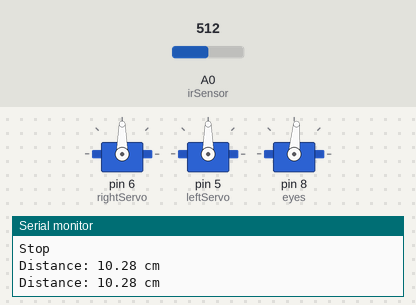
Bench run of a sketch on a simulated Arduino Uno, built with avr-gcc and run on an emulated ATmega328P. On the bench: 3 × servo, the last lines printed to the serial monitor. The test bench sets the inputs (shaded band); at power-on: A0 (irSensor) = 512.

Above: at 1.4 s.
1.5 s: A0 (irSensor) set to 366
5.3 s: A0 (irSensor) set to 340
At 5.7 s:
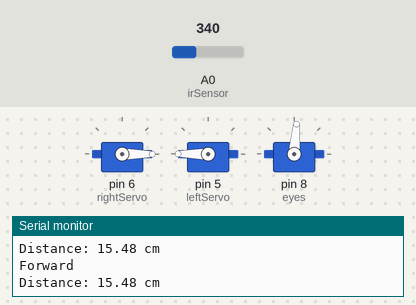
6.8 s: A0 (irSensor) set to 511
At 9.2 s:
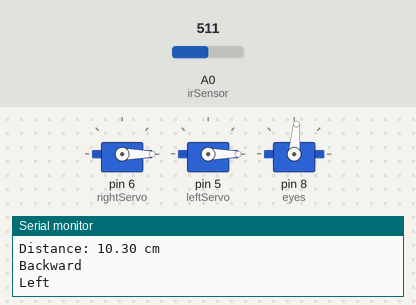
10.3 s: A0 (irSensor) set to 306
At 11.04 s:
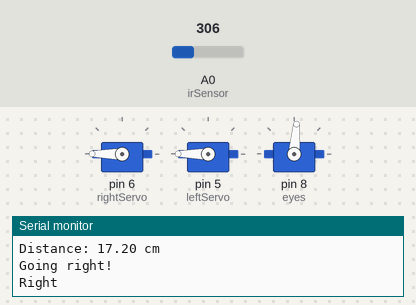
12.6 s: A0 (irSensor) set to 716
At 13.2 s:
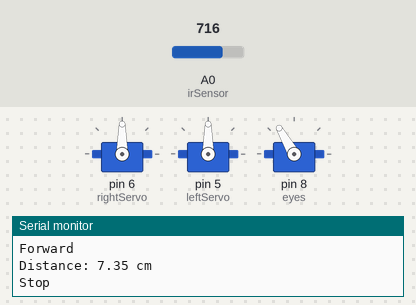
Timing chart, 0 to 17.1 s (numbered marks = the images above; inputs shaded):
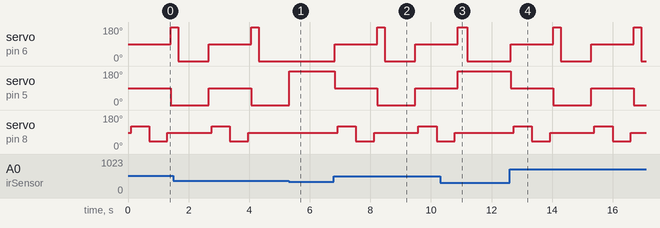

The sketch:

IR_Sensor_Advanced_Eyes.ino
```cpp
//Include the servo library
#include <Servo.h>

//Assign servo objects
Servo rightServo;
Servo leftServo;
Servo eyes;

//Assign variables for servo directions
/*
Max is 180 and rotates the servo in one direction.
Min is 0 and rotates the servo in the opposite direction.
Middle is 90 and stops the servo from moving.
*/
const int rightForward = 0;
const int rightBackward = 180;

const int leftForward = 180;
const int leftBackward = 0;

const int brake = 90;

const int eyesLeft = 120;
const int eyesRight = 40;
const int eyesForward = 85;

//Assign variable for IR sensor
const int irSensor = 0;

//Distance on either side of the robot
int leftDistance, rightDistance;

//Assign variables for range detections.
const int range = 15;

void setup()
{
  //Start Serial connection for troubleshooting
  Serial.begin(9600);

  //Assign pins to servo objects
  rightServo.attach(6);
  leftServo.attach(5);

  eyes.attach(8);
  eyes.write(eyesForward);
}

void loop()
{
  //Avoidance logic
  /*
  Check the returned value of range() and compare it to the target variable.
  */
  if(getRange() >= range)
  {
     //Move forard
     forward();
  }
  else
  {
     //Stop ServoBot
     allStop();
     delay(100);

     //Turn left for a little
     lookLeft();

     //Check left distance
     leftDistance = getRange();
     delay(100);

     //Turn right for a little
     lookRight();

     //Check right distance
     rightDistance = getRange();
     delay(100);

     eyes.write(eyesForward);
     delay(100);

     //Compare the 2 distances
     compareDistance();
  }
  delay(10);
}

void compareDistance()
{
  if(leftDistance > rightDistance)
  {
      Serial.println("Going left!");
      left();
      delay(300);
  }
  else if(rightDistance > leftDistance)
  {
     Serial.println("Going right!");
     right();
     delay(300);
  }
  else
  {
     //turn 180 degrees
     backwards();
     delay(250);
     left();
     delay(1000);
  }
}

//Uses the IR sensor and returns a value representing the range of the object.
int getRange()
{
  //Read the input on analog pin 0
  int sensorValue = analogRead(irSensor);

  //Calculate the distance in centimeters
  float distance = 5262.1/sensorValue;

  //Print the calculated distance.
  Serial.print("Distance: ");
  Serial.print(distance);
  Serial.println(" cm");

  return distance;
}

void lookLeft()
{
   eyes.write(eyesLeft);
   delay(500);
}

void lookRight()
{
   eyes.write(eyesRight);
   delay(500);
}

void forward()
{
  rightServo.write(rightForward);
  leftServo.write(leftForward);
  Serial.println("Forward");
}

void backwards()
{
  rightServo.write(rightBackward);
  leftServo.write(leftBackward);
  Serial.println("Backward");
}

void left()
{
  rightServo.write(rightForward);
  leftServo.write(leftBackward);
  Serial.println("Left");
}

void right()
{
  rightServo.write(rightBackward);
  leftServo.write(leftForward);
  Serial.println("Right");
}

void allStop()
{
   rightServo.write(brake);
   leftServo.write(brake);
   Serial.println("Stop");
}
```

Measured:
- the behaviour switches between 351 and 350 on A0 (irSensor) (found by bisection; images 0 and 1)
- after the input at 5.3 s, servo on pin 6 (rightServo): stays 0° (without the input it goes to 90° after 0.03 s); servo on pin 8 (eyes): stays 85° (without the input it goes to 120° after 0.13 s)
- after the input at 6.8 s, servo on pin 6 (rightServo): 0° → 90° at once, → 180° 1.4 s later, → 0° 0.25 s later, → 90° 1.0 s later; servo on pin 5 (leftServo): 180° → 90° at once, → 0° 1.4 s later, → 90° 1.3 s later; servo on pin 8 (eyes): 85° → 120° after 0.12 s, → 40° 0.60 s later, → 85° 0.60 s later, → 120° 1.5 s later, … (5 changes in this stretch)
- after the input at 10.3 s, servo on pin 8 (eyes): goes on until 10.8 s, then stays 85°
- after the input at 12.6 s, servo on pin 6 (rightServo): 0° → 90° at once, → 180° 1.4 s later, → 0° 0.25 s later, → 90° 1.0 s later, … (6 changes in this stretch); servo on pin 5 (leftServo): alternates 90° for 1.4 s and 0° for 1.3 s, starting at once
